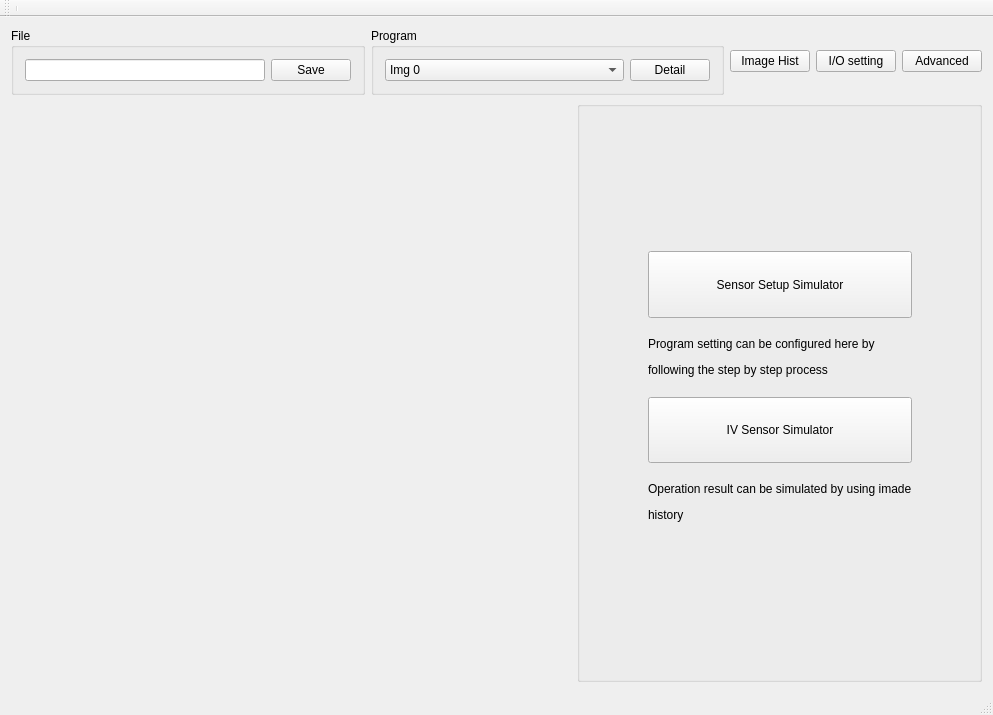
<?xml version="1.0" encoding="UTF-8"?>
<ui version="4.0">
 <class>QtGuiSimulator</class>
 <widget class="QMainWindow" name="QtGuiSimulator">
  <property name="geometry">
   <rect>
    <x>0</x>
    <y>0</y>
    <width>993</width>
    <height>715</height>
   </rect>
  </property>
  <property name="windowTitle">
   <string>QtGuiSimulator</string>
  </property>
  <widget class="QWidget" name="centralWidget">
   <layout class="QVBoxLayout" name="verticalLayout_3">
    <item>
     <layout class="QHBoxLayout" name="horizontalLayout_4">
      <item>
       <widget class="QGroupBox" name="groupBox">
        <property name="sizePolicy">
         <sizepolicy hsizetype="Preferred" vsizetype="Minimum">
          <horstretch>0</horstretch>
          <verstretch>0</verstretch>
         </sizepolicy>
        </property>
        <property name="title">
         <string>File</string>
        </property>
        <layout class="QHBoxLayout" name="horizontalLayout_2">
         <item>
          <widget class="QLineEdit" name="linEdit_fileName">
           <property name="sizePolicy">
            <sizepolicy hsizetype="Preferred" vsizetype="Fixed">
             <horstretch>0</horstretch>
             <verstretch>0</verstretch>
            </sizepolicy>
           </property>
          </widget>
         </item>
         <item>
          <widget class="QPushButton" name="pushButtn_Save">
           <property name="sizePolicy">
            <sizepolicy hsizetype="Maximum" vsizetype="Fixed">
             <horstretch>0</horstretch>
             <verstretch>0</verstretch>
            </sizepolicy>
           </property>
           <property name="text">
            <string>Save</string>
           </property>
          </widget>
         </item>
        </layout>
       </widget>
      </item>
      <item>
       <widget class="QGroupBox" name="groupBox_2">
        <property name="sizePolicy">
         <sizepolicy hsizetype="Preferred" vsizetype="Minimum">
          <horstretch>0</horstretch>
          <verstretch>0</verstretch>
         </sizepolicy>
        </property>
        <property name="title">
         <string>Program</string>
        </property>
        <layout class="QHBoxLayout" name="horizontalLayout_5">
         <item>
          <widget class="QComboBox" name="comboBox_program">
           <property name="sizePolicy">
            <sizepolicy hsizetype="Preferred" vsizetype="Fixed">
             <horstretch>3</horstretch>
             <verstretch>0</verstretch>
            </sizepolicy>
           </property>
           <item>
            <property name="text">
             <string>Img 0</string>
            </property>
           </item>
           <item>
            <property name="text">
             <string>Img 1</string>
            </property>
           </item>
           <item>
            <property name="text">
             <string>Img 2</string>
            </property>
           </item>
           <item>
            <property name="text">
             <string>Img 3</string>
            </property>
           </item>
           <item>
            <property name="text">
             <string>Img 4</string>
            </property>
           </item>
           <item>
            <property name="text">
             <string>Img 5</string>
            </property>
           </item>
           <item>
            <property name="text">
             <string>Img 6</string>
            </property>
           </item>
           <item>
            <property name="text">
             <string>Img 7</string>
            </property>
           </item>
           <item>
            <property name="text">
             <string>Img 8</string>
            </property>
           </item>
           <item>
            <property name="text">
             <string>Img 9</string>
            </property>
           </item>
           <item>
            <property name="text">
             <string>Img 10</string>
            </property>
           </item>
           <item>
            <property name="text">
             <string>Img 11</string>
            </property>
           </item>
           <item>
            <property name="text">
             <string>Img 12</string>
            </property>
           </item>
           <item>
            <property name="text">
             <string>Img 13</string>
            </property>
           </item>
           <item>
            <property name="text">
             <string>Img 14</string>
            </property>
           </item>
           <item>
            <property name="text">
             <string>Img 15</string>
            </property>
           </item>
           <item>
            <property name="text">
             <string>Img 16</string>
            </property>
           </item>
           <item>
            <property name="text">
             <string>Img 17</string>
            </property>
           </item>
           <item>
            <property name="text">
             <string>Img 18</string>
            </property>
           </item>
           <item>
            <property name="text">
             <string>Img 19</string>
            </property>
           </item>
           <item>
            <property name="text">
             <string>Img 20</string>
            </property>
           </item>
           <item>
            <property name="text">
             <string>Img 21</string>
            </property>
           </item>
           <item>
            <property name="text">
             <string>Img 22</string>
            </property>
           </item>
           <item>
            <property name="text">
             <string>Img 23</string>
            </property>
           </item>
           <item>
            <property name="text">
             <string>Img 24</string>
            </property>
           </item>
           <item>
            <property name="text">
             <string>Img 25</string>
            </property>
           </item>
           <item>
            <property name="text">
             <string>Img 26</string>
            </property>
           </item>
           <item>
            <property name="text">
             <string>Img 27</string>
            </property>
           </item>
           <item>
            <property name="text">
             <string>Img 28</string>
            </property>
           </item>
           <item>
            <property name="text">
             <string>Img 29</string>
            </property>
           </item>
           <item>
            <property name="text">
             <string>Img 30</string>
            </property>
           </item>
           <item>
            <property name="text">
             <string>Img 31</string>
            </property>
           </item>
          </widget>
         </item>
         <item>
          <widget class="QPushButton" name="pushButtn_Detail">
           <property name="sizePolicy">
            <sizepolicy hsizetype="Minimum" vsizetype="Fixed">
             <horstretch>1</horstretch>
             <verstretch>0</verstretch>
            </sizepolicy>
           </property>
           <property name="text">
            <string>Detail</string>
           </property>
          </widget>
         </item>
        </layout>
        <zorder>pushButtn_Detail</zorder>
        <zorder>comboBox_program</zorder>
       </widget>
      </item>
      <item>
       <widget class="QPushButton" name="pushButton_ImgHist">
        <property name="sizePolicy">
         <sizepolicy hsizetype="Maximum" vsizetype="Fixed">
          <horstretch>0</horstretch>
          <verstretch>0</verstretch>
         </sizepolicy>
        </property>
        <property name="text">
         <string>Image Hist</string>
        </property>
       </widget>
      </item>
      <item>
       <widget class="QPushButton" name="pushButton_I_O_settng">
        <property name="sizePolicy">
         <sizepolicy hsizetype="Maximum" vsizetype="Fixed">
          <horstretch>0</horstretch>
          <verstretch>0</verstretch>
         </sizepolicy>
        </property>
        <property name="text">
         <string>I/O setting</string>
        </property>
       </widget>
      </item>
      <item>
       <widget class="QPushButton" name="pushButton_advanc">
        <property name="sizePolicy">
         <sizepolicy hsizetype="Maximum" vsizetype="Fixed">
          <horstretch>0</horstretch>
          <verstretch>0</verstretch>
         </sizepolicy>
        </property>
        <property name="text">
         <string>Advanced</string>
        </property>
       </widget>
      </item>
     </layout>
    </item>
    <item>
     <layout class="QHBoxLayout" name="horizontalLayout_3">
      <item>
       <widget class="QtGuiDisplay" name="widget_DisplayImg" native="true">
        <property name="sizePolicy">
         <sizepolicy hsizetype="Ignored" vsizetype="Expanding">
          <horstretch>0</horstretch>
          <verstretch>0</verstretch>
         </sizepolicy>
        </property>
        <property name="minimumSize">
         <size>
          <width>528</width>
          <height>0</height>
         </size>
        </property>
       </widget>
      </item>
      <item>
       <widget class="QGroupBox" name="groupBox_3">
        <property name="minimumSize">
         <size>
          <width>405</width>
          <height>0</height>
         </size>
        </property>
        <property name="maximumSize">
         <size>
          <width>405</width>
          <height>16777215</height>
         </size>
        </property>
        <property name="title">
         <string/>
        </property>
        <layout class="QVBoxLayout" name="verticalLayout_2">
         <item>
          <spacer name="verticalSpacer">
           <property name="orientation">
            <enum>Qt::Vertical</enum>
           </property>
           <property name="sizeType">
            <enum>QSizePolicy::Preferred</enum>
           </property>
           <property name="sizeHint" stdset="0">
            <size>
             <width>20</width>
             <height>133</height>
            </size>
           </property>
          </spacer>
         </item>
         <item>
          <layout class="QHBoxLayout" name="horizontalLayout">
           <item>
            <spacer name="horizontalSpacer">
             <property name="orientation">
              <enum>Qt::Horizontal</enum>
             </property>
             <property name="sizeHint" stdset="0">
              <size>
               <width>40</width>
               <height>20</height>
              </size>
             </property>
            </spacer>
           </item>
           <item>
            <layout class="QVBoxLayout" name="verticalLayout">
             <item>
              <widget class="QPushButton" name="pushButton_SetupSimltr">
               <property name="sizePolicy">
                <sizepolicy hsizetype="Minimum" vsizetype="Preferred">
                 <horstretch>0</horstretch>
                 <verstretch>0</verstretch>
                </sizepolicy>
               </property>
               <property name="text">
                <string>Sensor Setup Simulator</string>
               </property>
              </widget>
             </item>
             <item>
              <widget class="QLabel" name="label">
               <property name="text">
                <string>&lt;html&gt;&lt;head/&gt;&lt;body&gt;&lt;p&gt;Program setting can be configured here by &lt;/p&gt;&lt;p&gt;following the step by step process&lt;/p&gt;&lt;/body&gt;&lt;/html&gt;</string>
               </property>
              </widget>
             </item>
             <item>
              <widget class="QPushButton" name="pushButton_SensorSimltr">
               <property name="sizePolicy">
                <sizepolicy hsizetype="Minimum" vsizetype="Preferred">
                 <horstretch>0</horstretch>
                 <verstretch>0</verstretch>
                </sizepolicy>
               </property>
               <property name="text">
                <string>IV Sensor Simulator</string>
               </property>
              </widget>
             </item>
             <item>
              <widget class="QLabel" name="label_2">
               <property name="text">
                <string>&lt;html&gt;&lt;head/&gt;&lt;body&gt;&lt;p&gt;Operation result can be simulated by using imade&lt;/p&gt;&lt;p&gt;history&lt;/p&gt;&lt;/body&gt;&lt;/html&gt;</string>
               </property>
              </widget>
             </item>
            </layout>
           </item>
           <item>
            <spacer name="horizontalSpacer_2">
             <property name="orientation">
              <enum>Qt::Horizontal</enum>
             </property>
             <property name="sizeHint" stdset="0">
              <size>
               <width>40</width>
               <height>20</height>
              </size>
             </property>
            </spacer>
           </item>
          </layout>
         </item>
         <item>
          <spacer name="verticalSpacer_2">
           <property name="orientation">
            <enum>Qt::Vertical</enum>
           </property>
           <property name="sizeType">
            <enum>QSizePolicy::Preferred</enum>
           </property>
           <property name="sizeHint" stdset="0">
            <size>
             <width>20</width>
             <height>132</height>
            </size>
           </property>
          </spacer>
         </item>
        </layout>
       </widget>
      </item>
     </layout>
    </item>
   </layout>
  </widget>
  <widget class="QMenuBar" name="menuBar">
   <property name="geometry">
    <rect>
     <x>0</x>
     <y>0</y>
     <width>993</width>
     <height>21</height>
    </rect>
   </property>
  </widget>
  <widget class="QToolBar" name="mainToolBar">
   <attribute name="toolBarArea">
    <enum>TopToolBarArea</enum>
   </attribute>
   <attribute name="toolBarBreak">
    <bool>false</bool>
   </attribute>
   <addaction name="separator"/>
  </widget>
  <widget class="QStatusBar" name="statusBar"/>
 </widget>
 <layoutdefault spacing="6" margin="11"/>
 <customwidgets>
  <customwidget>
   <class>QtGuiDisplay</class>
   <extends>QWidget</extends>
   <header>qtguidisplay.h</header>
   <container>1</container>
  </customwidget>
 </customwidgets>
 <resources/>
 <connections/>
</ui>
